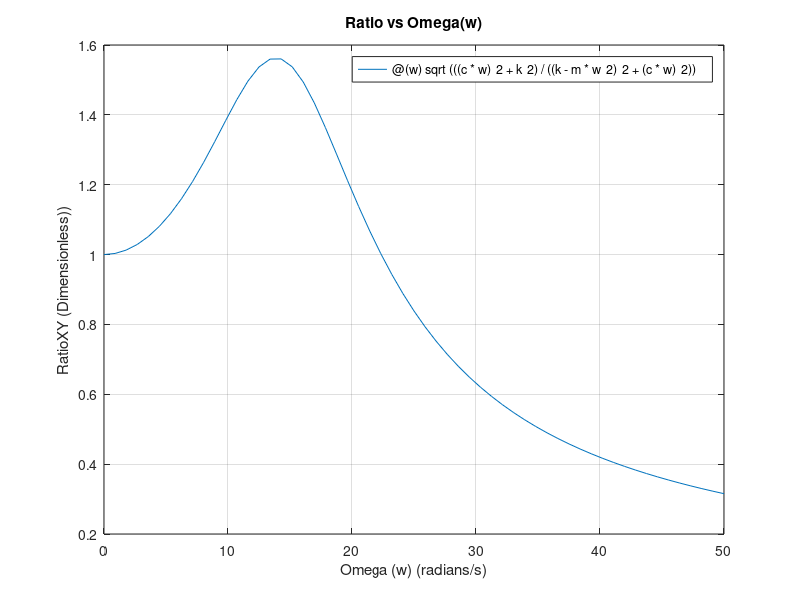

The MATLAB script that drew this image:
%ECOR 2606 Fall 2015 - Quiz 3
%Name: Tayeb Al-Shedayfat
%Student number: 100957964

%Defining Constants
k=500000;%spring stiffness
m=2000;%car mass
c=28000;%damping coefficient of damper

%defining anonymous function ratioXY
ratioXY=@(w) sqrt(((c*w)^2+k^2)/((k-m*w^2)^2+(c*w)^2));

%defining maximizing function
ratiomax=@(w) -ratioXY(w);

%defining max ratio
maxratio = fminbnd(ratiomax,10,20);

%defining maxXY;
maxXY = ratioXY(maxratio);

%plotting ratio vs w
figure(1);
fplot(ratioXY, [0 50]);
title('Ratio vs Omega(w)');
xlabel('Omega (w) (radians/s)');
ylabel('RatioXY (Dimensionless))');
grid on

%printing the values
fprintf('The frequency that gives maximum ratio = %.3f \nThe value of ratio at that point is = %.3f\n',maxratio,maxXY);
%finding at what the ratio is equal to 1.4
%defining root finding function
omegaroot=@(w) ratioXY(w) - 1.4;
%defining the first root
first=fzero(omegaroot,[5 15]);
second=fzero(omegaroot,[15 20]);

%printing values
fprintf('The ratio is 1.4 at the ratios %.3f and %.3f\n',first,second)

